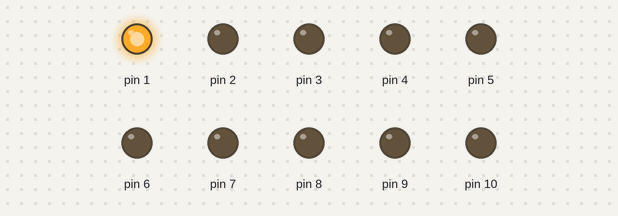
Simulated run of this sketch. Board: Arduino Uno, built with avr-gcc and run on an emulated ATmega328P. Parts: output pins drawn as LEDs (lit = HIGH).

Above: at 0.1 s.
At 5.1 s:
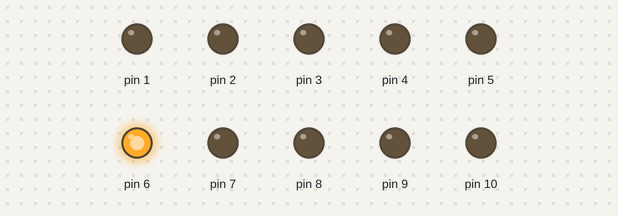
At 10.1 s:
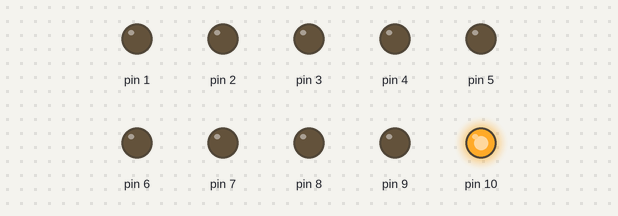
At 21.1 s:
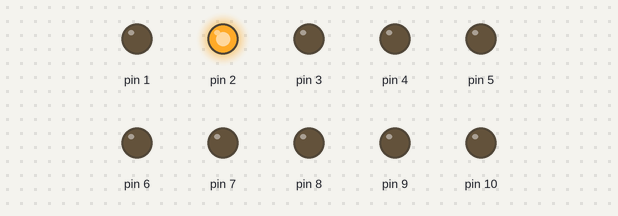
At 31.1 s:
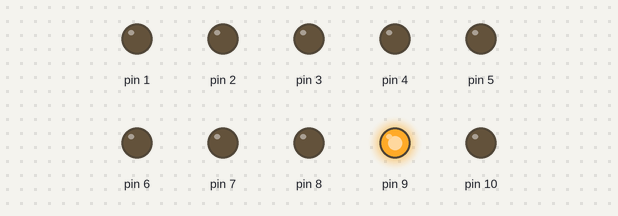
At 39.75 s:
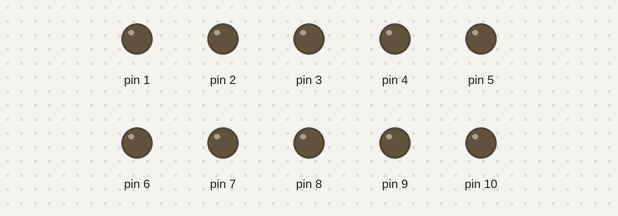
Timing chart, 0 to 40.0 s (numbered marks = the images above):
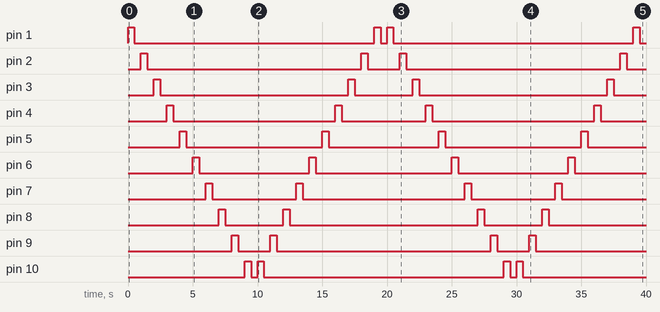

The sketch:

sketch_apr16a.ino
```cpp
void setup() {
  for(int h=1; h<=10;h++){pinMode(h,OUTPUT);}
}

void loop(){


  for(int h=1; h<=10;h++){
   digitalWrite(h,HIGH); delay(500);
   digitalWrite(h,LOW); delay(500);}
  for(int h=10; h>=1;h--){
    digitalWrite(h,HIGH); delay(500);
   digitalWrite(h,LOW); delay(500);}}
```

Measured:
- by itself, pin 1: LOW → HIGH at 0.00 s, → LOW 0.50 s later, → HIGH 18.5 s later, → LOW 0.50 s later, … (8 changes in this stretch)
- by itself, pin 2: LOW → HIGH at 1.0 s, → LOW 0.50 s later, → HIGH 16.5 s later, → LOW 0.50 s later, … (8 changes in this stretch)
- by itself, pin 3: LOW → HIGH at 2.0 s, → LOW 0.50 s later, → HIGH 14.5 s later, → LOW 0.50 s later, … (8 changes in this stretch)
- by itself, pin 4: LOW → HIGH at 3.0 s, → LOW 0.50 s later, → HIGH 12.5 s later, → LOW 0.50 s later, … (8 changes in this stretch)
- by itself, pin 5: LOW → HIGH at 4.0 s, → LOW 0.50 s later, → HIGH 10.5 s later, → LOW 0.50 s later, … (8 changes in this stretch)
- by itself, pin 6: LOW → HIGH at 5.0 s, → LOW 0.50 s later, → HIGH 8.5 s later, → LOW 0.50 s later, … (8 changes in this stretch)
- by itself, pin 7: LOW → HIGH at 6.0 s, → LOW 0.50 s later, → HIGH 6.5 s later, → LOW 0.50 s later, … (8 changes in this stretch)
- by itself, pin 8: LOW → HIGH at 7.0 s, → LOW 0.50 s later, → HIGH 4.5 s later, → LOW 0.50 s later, … (8 changes in this stretch)
